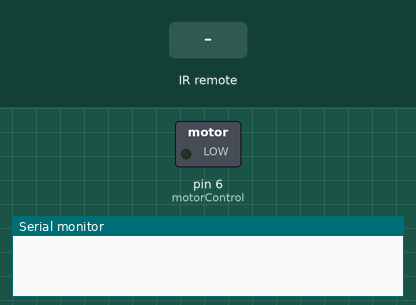
Simulated run of this sketch. Board: Arduino Uno, built with avr-gcc and run on an emulated ATmega328P. Shown: switched loads named in the sketch (green lamp = pin HIGH), the last lines printed to the serial monitor. The test bench sets the inputs (shaded band).

Above: at 1.2 s.
1.3 s: infrared code 0xA90 received
At 2.7 s:
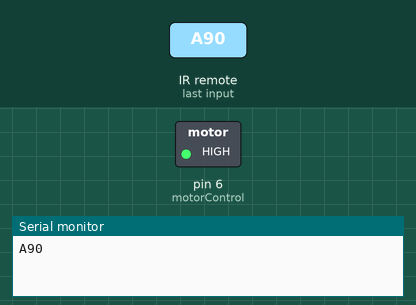
Timing chart, 0 to 4.3 s (numbered marks = the images above; inputs shaded):
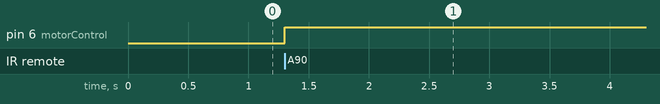

Measured:
- after the input at 1.3 s, pin 6 (motorControl): LOW → HIGH at once

The sketch:

arduino_rcv_motor_on_off.ino
```cpp
// (licence header left out)
#include <IRremote.h>

int RECV_PIN = 11;
int motorControl = 6;

IRrecv irrecv(RECV_PIN);

decode_results results;

void setup()
{
  Serial.begin(9600);
  irrecv.enableIRIn(); // Start the receiver
  pinMode(motorControl, OUTPUT);
}

void loop() {
  if (irrecv.decode(&results)) {
    Serial.println(results.value, HEX);
    if(results.value == 0xa90){
      analogWrite(motorControl, 255);
    }
    else
      analogWrite(motorControl, 0);
    irrecv.resume(); // Receive the next value
  }
}
```
